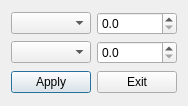
<?xml version="1.0" encoding="UTF-8"?>
<ui version="4.0">
 <class>NodeLocationDialog</class>
 <widget class="QDialog" name="NodeLocationDialog">
  <property name="geometry">
   <rect>
    <x>0</x>
    <y>0</y>
    <width>176</width>
    <height>106</height>
   </rect>
  </property>
  <property name="sizePolicy">
   <sizepolicy hsizetype="Minimum" vsizetype="Minimum">
    <horstretch>0</horstretch>
    <verstretch>0</verstretch>
   </sizepolicy>
  </property>
  <property name="windowTitle">
   <string>Set Node Location</string>
  </property>
  <layout class="QVBoxLayout" name="verticalLayout_3">
   <item>
    <layout class="QVBoxLayout" name="verticalLayout">
     <item>
      <layout class="QHBoxLayout" name="horizontalLayout_2">
       <item>
        <widget class="QComboBox" name="firstCoordinateBox"/>
       </item>
       <item>
        <widget class="QDoubleSpinBox" name="firstCoordinateEdit">
         <property name="decimals">
          <number>1</number>
         </property>
        </widget>
       </item>
      </layout>
     </item>
     <item>
      <layout class="QHBoxLayout" name="horizontalLayout_3">
       <item>
        <widget class="QComboBox" name="secondCoordinateBox"/>
       </item>
       <item>
        <widget class="QDoubleSpinBox" name="secondCoordinateEdit">
         <property name="decimals">
          <number>1</number>
         </property>
        </widget>
       </item>
      </layout>
     </item>
    </layout>
   </item>
   <item>
    <layout class="QHBoxLayout" name="horizontalLayout">
     <item>
      <widget class="QPushButton" name="applyButton">
       <property name="text">
        <string>Apply</string>
       </property>
      </widget>
     </item>
     <item>
      <widget class="QPushButton" name="exitButton">
       <property name="text">
        <string>Exit</string>
       </property>
      </widget>
     </item>
    </layout>
   </item>
  </layout>
 </widget>
 <layoutdefault spacing="6" margin="11"/>
 <resources/>
 <connections/>
</ui>
